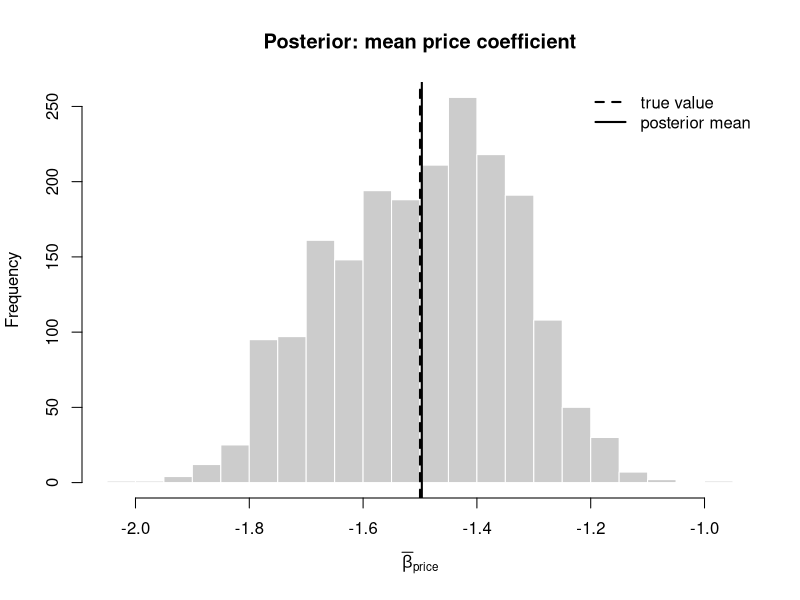

Write R code to recreate this figure.
## ---- chunk 1
set.seed(50)

# ---- Simulate a choice-based conjoint / brand-choice experiment ----
n_consumers <- 200      # decision makers
n_tasks     <- 12       # choice tasks per consumer
n_alts      <- 3        # alternatives per task (brands A, B, C)
n_attr      <- 4        # intercepts for B and C, price, a feature dummy

# Population (hyper) parameters: mean tastes and heterogeneity covariance
beta_bar  <- c(brandB = 0.8, brandC = 0.4, price = -1.5, feature = 0.7)
V_beta    <- diag(c(0.5, 0.5, 0.4, 0.3))          # taste heterogeneity

# Draw individual-level tastes from the population distribution
library(MASS)
beta_i <- mvrnorm(n_consumers, mu = beta_bar, Sigma = V_beta)

# Build design matrices and simulate choices under the logit model
sim_one <- function(b) {
  Y <- integer(n_tasks); X_list <- vector("list", n_tasks)
  for (t in seq_len(n_tasks)) {
    price   <- runif(n_alts, 0, 1)                 # standardized price
    feature <- rbinom(n_alts, 1, 0.5)
    X <- cbind(brandB = c(0, 1, 0), brandC = c(0, 0, 1),
               price = price, feature = feature)
    v <- as.numeric(X %*% b)
    p <- exp(v) / sum(exp(v))
    Y[t] <- sample.int(n_alts, 1, prob = p)        # realized choice
    X_list[[t]] <- X
  }
  list(Y = Y, X = X_list)
}

data <- lapply(seq_len(n_consumers), function(i) sim_one(beta_i[i, ]))
cat("Simulated", n_consumers, "consumers x", n_tasks, "tasks.\n")
## ---- chunk 2
# Negative log-likelihood for a homogeneous conditional logit
nll_logit <- function(b, data) {
  ll <- 0
  for (d in data) for (t in seq_along(d$Y)) {
    v <- as.numeric(d$X[[t]] %*% b)
    ll <- ll + (v[d$Y[t]] - log(sum(exp(v))))
  }
  -ll
}

fit_pooled <- optim(rep(0, n_attr), nll_logit, data = data,
                    method = "BFGS")
pooled <- setNames(round(fit_pooled$par, 3), names(beta_bar))
rbind(true_mean = beta_bar, pooled_logit = pooled)
## ---- chunk 3
# Log individual likelihood + log prior, up to a constant
log_post_i <- function(b, d, mu, Sig_inv) {
  ll <- 0
  for (t in seq_along(d$Y)) {
    v <- as.numeric(d$X[[t]] %*% b)
    ll <- ll + (v[d$Y[t]] - log(sum(exp(v))))
  }
  ll - 0.5 * as.numeric(t(b - mu) %*% Sig_inv %*% (b - mu))
}

R <- 4000; burn <- 2000; step <- 0.25          # MCMC controls
p <- n_attr
beta_draws <- array(0, dim = c(n_consumers, p),
                    dimnames = list(NULL, names(beta_bar)))   # current individual betas
mu_draw    <- rep(0, p)                            # current population mean
Sig_draw   <- diag(p)                              # current covariance
nu0 <- p + 3; V0 <- diag(p) * nu0                  # inverse-Wishart hyperprior
keep_mu <- matrix(0, R - burn, p)
keep_V  <- array(0, dim = c(R - burn, p, p))
acc <- 0

riwish <- function(nu, S) {                        # inverse-Wishart draw
  L <- chol(solve(S)); k <- nrow(S)
  Z <- matrix(rnorm(nu * k), nu, k) %*% t(L)
  solve(crossprod(Z))
}

for (r in seq_len(R)) {
  Sig_inv <- solve(Sig_draw)
  # (1) Metropolis-Hastings update of each consumer's beta
  for (i in seq_len(n_consumers)) {
    cur <- beta_draws[i, ]
    prop <- cur + rnorm(p, 0, step)
    la <- log_post_i(prop, data[[i]], mu_draw, Sig_inv) -
          log_post_i(cur,  data[[i]], mu_draw, Sig_inv)
    if (log(runif(1)) < la) { beta_draws[i, ] <- prop; acc <- acc + 1 }
  }
  # (2) Conjugate normal draw for population mean
  bbar <- colMeans(beta_draws)
  Vn   <- solve(n_consumers * Sig_inv + diag(p) * 1e-4)
  mu_draw <- as.numeric(Vn %*% (n_consumers * Sig_inv %*% bbar) +
                        t(chol(Vn)) %*% rnorm(p))
  # (3) Conjugate inverse-Wishart draw for covariance
  S <- V0 + crossprod(sweep(beta_draws, 2, mu_draw))
  Sig_draw <- riwish(nu0 + n_consumers, S)
  if (r > burn) { keep_mu[r - burn, ] <- mu_draw; keep_V[r - burn, , ] <- Sig_draw }
}

cat("MH acceptance rate:", round(acc / (R * n_consumers), 2), "\n")
hb_mean <- setNames(round(colMeans(keep_mu), 3), names(beta_bar))
rbind(true_mean = beta_bar, hb_posterior_mean = hb_mean)
## ---- chunk 4
post_V_diag <- apply(keep_V, c(2, 3), mean)
recovered <- setNames(round(diag(post_V_diag), 3), names(beta_bar))
rbind(true_variance = diag(V_beta), hb_recovered = recovered)
## ---- chunk 5
hist(keep_mu[, 3], breaks = 30, col = "grey80", border = "white",
     main = "Posterior: mean price coefficient",
     xlab = expression(bar(beta)[price]))
abline(v = beta_bar["price"], lwd = 2, lty = 2)
abline(v = mean(keep_mu[, 3]), lwd = 2)
legend("topright", c("true value", "posterior mean"),
       lty = c(2, 1), lwd = 2, bty = "n")
## ---- chunk 6
# Willingness to pay for the feature, per consumer (posterior means of beta_i)
wtp <- beta_draws[, "feature"] / (-beta_draws[, "price"])
wtp <- wtp[is.finite(wtp) & wtp > 0]
summary(round(wtp, 2))
